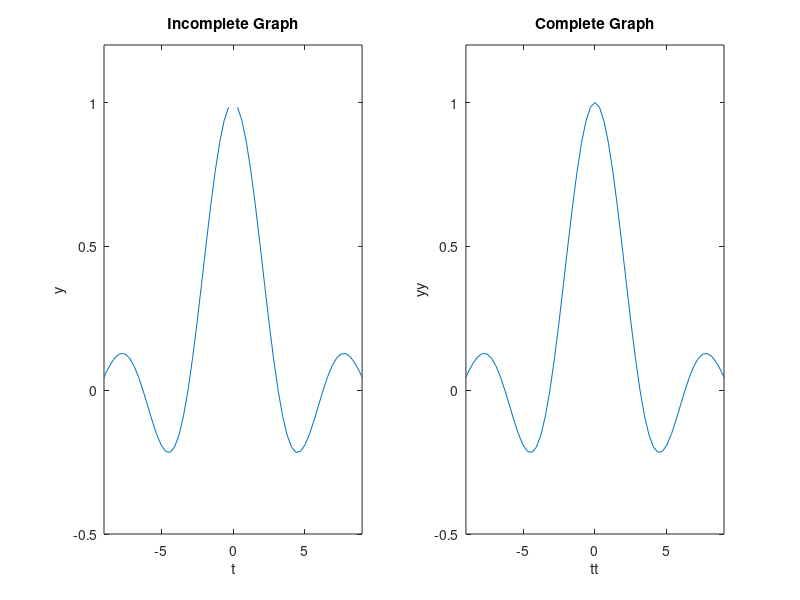

Here is the MATLAB script that generated this plot:
% 20130426 XY511 22:00
% AbrahamX @ NWPU
% Application of Logic Computing

% Note: should NOT use (increment=pi/100)
t = -3*pi: pi/10: 3*pi;  % There's a 0 in array
y = sin(t) ./ t;  % IEEE rule, should be a NaN in y
tt = t + (t==0)*eps;  % 0 is REPLACED by eps
yy = sin(tt) ./ tt;  % sin(eps)/eps  <-- sin(0)/0

% Plot
subplot(121)
plot(t, y)
axis([-9, 9, -0.5, 1.2])
xlabel('t')
ylabel('y')
title('Incomplete Graph')

subplot(122)
plot(tt, yy)
axis([-9, 9, -0.5, 1.2])
xlabel('tt')
ylabel('yy')
title('Complete Graph')

% Comment:
% logic computing could be used to tell whether is a 0(num)
% in one matrix. And when computing limit in a numeric way,
% the pre-defined number "eps would help a lot.
